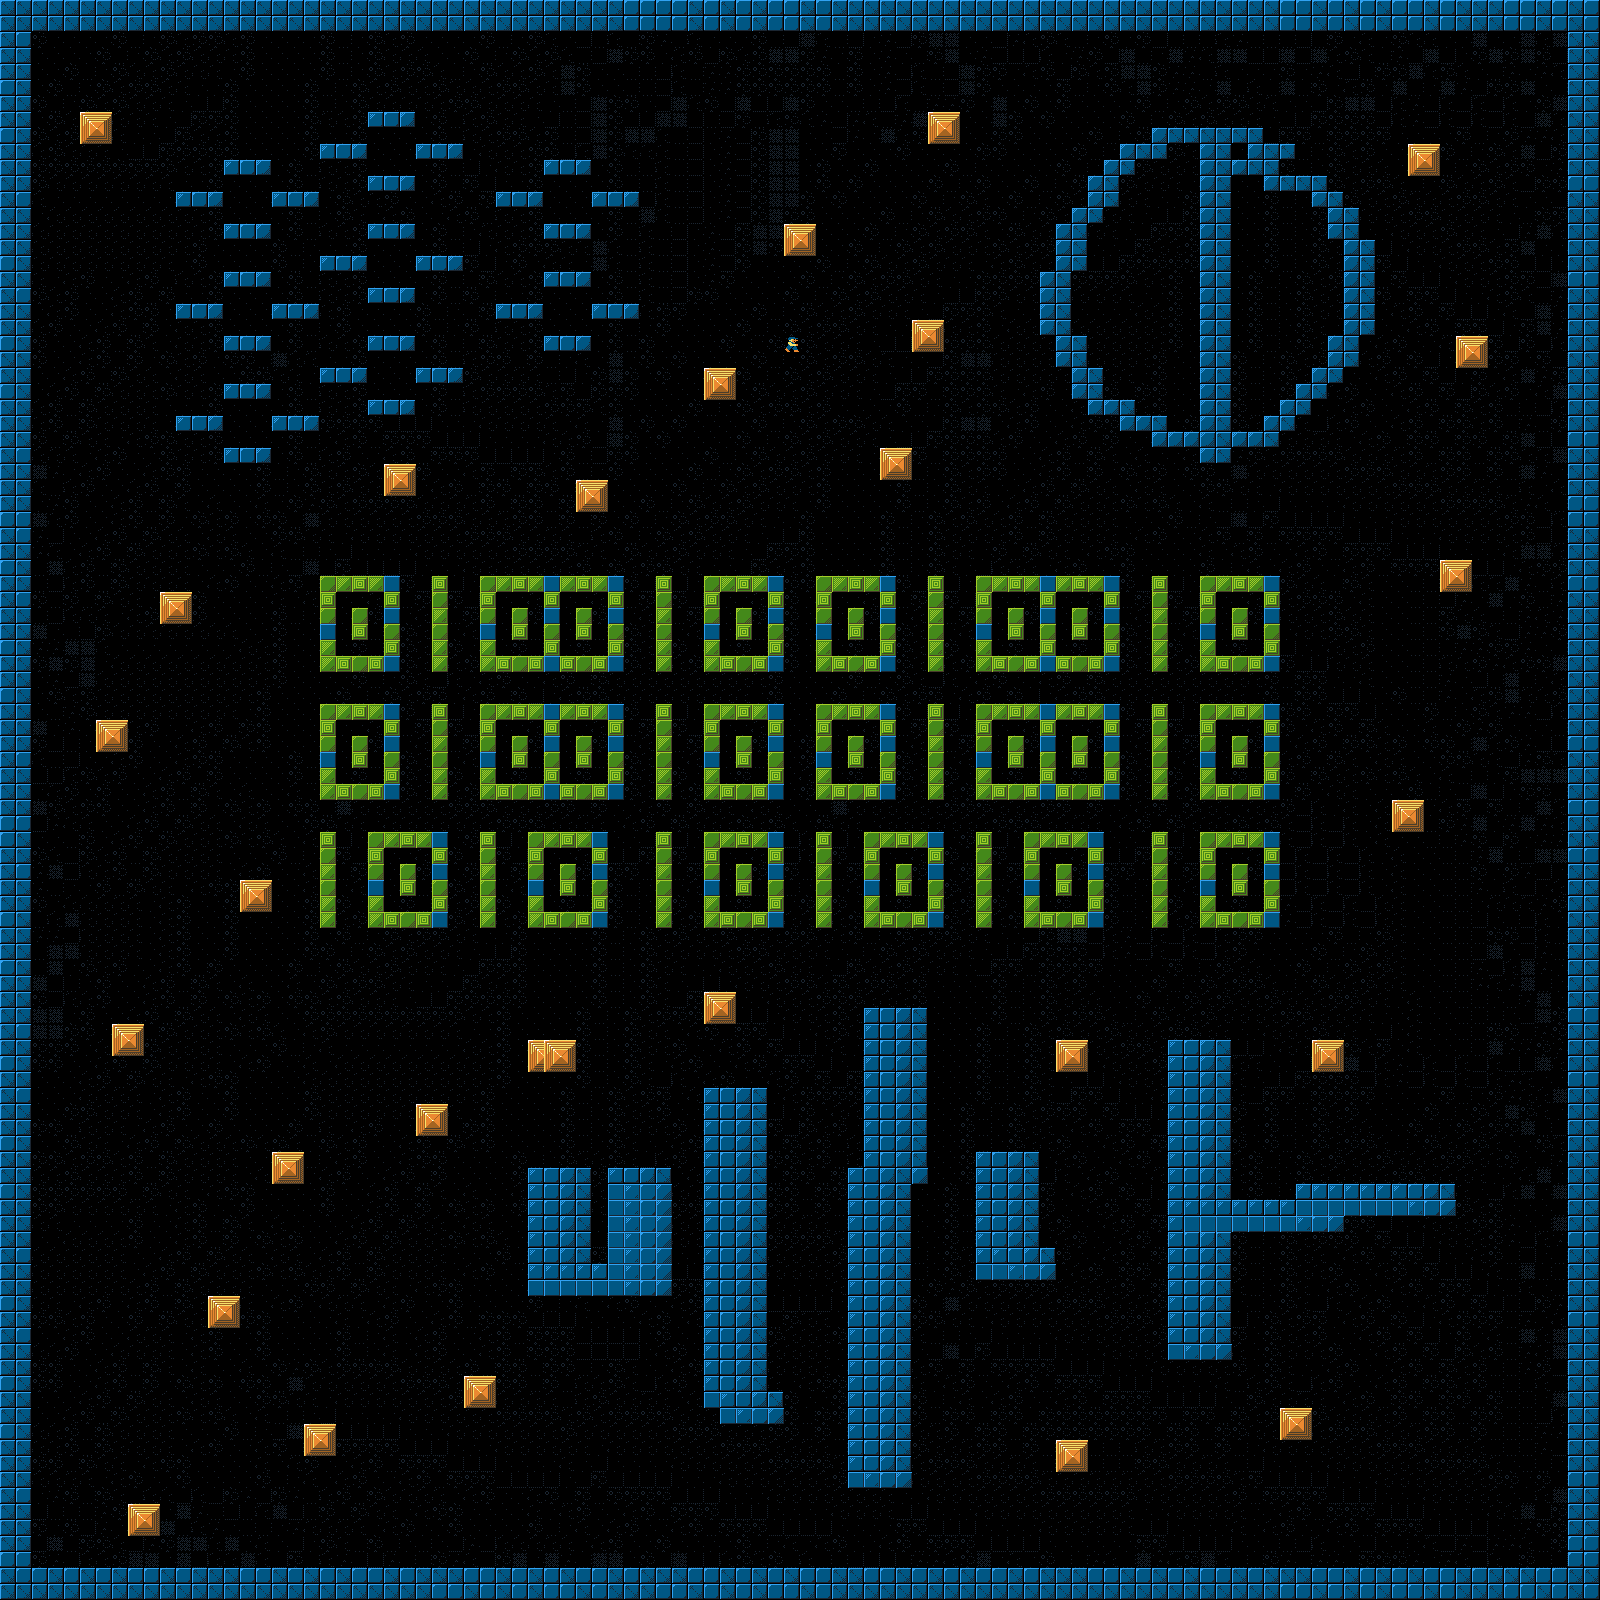

A 2D game scene composited from a Tiled map and its tileset images. What follows is a short description and the map's XML, with each tile layer's data collapsed to a summary:
An orthogonal 100x100 tile map with 16x16 px tiles, 2 tile layers (tiles, objects), 2 tilesets.

<map version="1.0" orientation="orthogonal" renderorder="right-down" width="100" height="100" tilewidth="16" tileheight="16" nextobjectid="1">
 <tileset firstgid="1" name="layerBG" tilewidth="16" tileheight="16" tilecount="72" columns="8">
  <image source="../layerBG.png" width="128" height="144" />
 </tileset>
 <tileset firstgid="73" name="editor_obj" tilewidth="16" tileheight="16" tilecount="16" columns="4">
  <image source="../editor_obj.png" width="64" height="64" />
 </tileset>
 <layer name="tiles" width="100" height="100">
  <data>[10000 cells, 10000 non-empty, 22 distinct tile ids]</data>
 </layer>
 <layer name="objects" width="100" height="100">
  <data>[10000 cells, 1 non-empty, 1 distinct tile ids]</data>
 </layer>
</map>